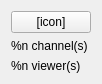
<?xml version="1.0" encoding="UTF-8"?>
<ui version="4.0">
 <class>CategoryObjectWidget</class>
 <widget class="QWidget" name="CategoryObjectWidget">
  <property name="geometry">
   <rect>
    <x>0</x>
    <y>0</y>
    <width>122</width>
    <height>169</height>
   </rect>
  </property>
  <layout class="QVBoxLayout" name="verticalLayout_2">
   <property name="sizeConstraint">
    <enum>QLayout::SetFixedSize</enum>
   </property>
   <item>
    <widget class="QPushButton" name="btnCategory">
     <property name="sizePolicy">
      <sizepolicy hsizetype="Minimum" vsizetype="MinimumExpanding">
       <horstretch>0</horstretch>
       <verstretch>0</verstretch>
      </sizepolicy>
     </property>
     <property name="text">
      <string notr="true">[icon]</string>
     </property>
    </widget>
   </item>
   <item>
    <widget class="QLabel" name="lblChannels">
     <property name="text">
      <string>%n channel(s)</string>
     </property>
    </widget>
   </item>
   <item>
    <widget class="QLabel" name="lblViewers">
     <property name="text">
      <string>%n viewer(s)</string>
     </property>
    </widget>
   </item>
  </layout>
 </widget>
 <resources/>
 <connections/>
</ui>
